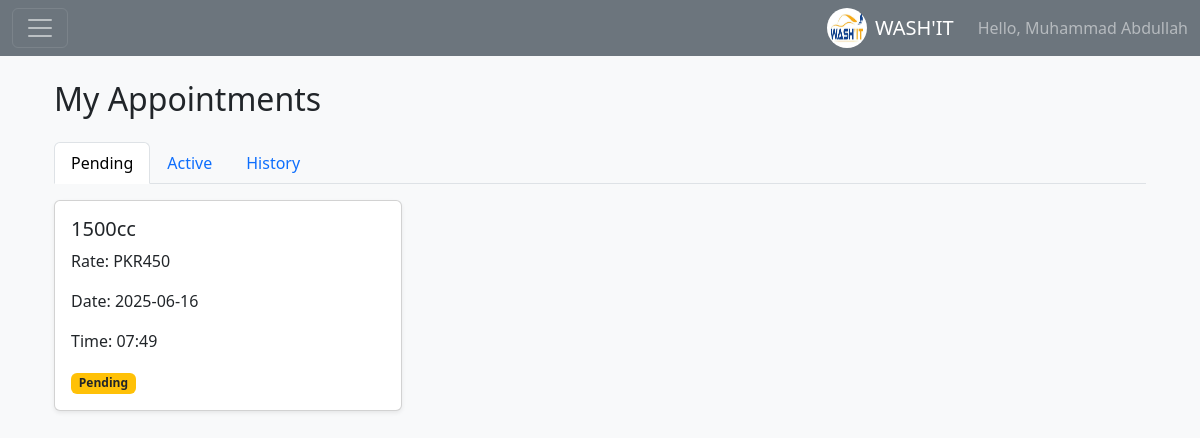
Screenshot of /appointments (signed in) with the database file from the repository.
### tables this page shows
CREATE TABLE appointments (
    id INTEGER PRIMARY KEY AUTOINCREMENT,
    user_id INTEGER,
    category_id INTEGER,
    status TEXT,
    start_time TEXT,
    FOREIGN KEY(user_id) REFERENCES users(id),
    FOREIGN KEY(category_id) REFERENCES car_categories(id)
);

CREATE TABLE car_categories (
    id INTEGER PRIMARY KEY AUTOINCREMENT,
    name TEXT NOT NULL,
    rate INTEGER NOT NULL
);

### app.py (the view)
@app.route('/appointments')
@login_required
def appointments():
    user_id = session['user_id']
    def split_datetime(row):
        dt = row['start_time']
        if dt:
            date_part, time_part = dt.split(' ')
            time_part = time_part[:5]  # get HH:MM only
        else:
            date_part, time_part = None, None
        appt = dict(row)
        appt['date'] = date_part
        appt['time'] = time_part
        return appt
    with get_db() as conn:
        pending_rows = conn.execute("""
            SELECT a.*, c.name AS car_name, c.rate
            FROM appointments a
            JOIN car_categories c ON a.category_id = c.id
            WHERE a.user_id=? AND a.status='pending'
        """, (user_id,)).fetchall()
        active_rows = conn.execute("""
            SELECT a.*, c.name AS car_name, c.rate
            FROM appointments a
            JOIN car_categories c ON a.category_id = c.id
            WHERE a.user_id=? AND a.status='active'
        """, (user_id,)).fetchall()
        history_rows = conn.execute("""
            SELECT a.*, c.name AS car_name, c.rate
            FROM appointments a
            JOIN car_categories c ON a.category_id = c.id
            WHERE a.user_id=? AND a.status='completed'
        """, (user_id,)).fetchall()
    pending = [split_datetime(row) for row in pending_rows]
    active = [split_datetime(row) for row in active_rows]
    history = [split_datetime(row) for row in history_rows]
    return render_template('appointments.html', pending=pending, active=active, history=history)

### app.py (called while the page is built)
def get_db():
    conn = sqlite3.connect(DATABASE)
    conn.row_factory = sqlite3.Row
    return conn

def login_required(f):
    @wraps(f)
    def decorated_function(*args, **kwargs):
        if session.get('user_id') is None:
            flash('Please sign in to access this page.', 'warning')
            return redirect(url_for('signin'))
        return f(*args, **kwargs)
    return decorated_function

### templates/appointments.html (shortened to what this page needs)
{% extends 'base.html' %}
{% block content %}
<div class="container mt-4">
    <h2 class="mb-4">My Appointments</h2>
    <ul class="nav nav-tabs" id="appointmentsTab" role="tablist">
        <li class="nav-item">
            <a class="nav-link active" id="pending-tab" data-bs-toggle="tab" href="#pending" role="tab">Pending</a>
        </li>
        <li class="nav-item">
            <a class="nav-link" id="active-tab" data-bs-toggle="tab" href="#active" role="tab">Active</a>
        </li>
        <li class="nav-item">
            <a class="nav-link" id="history-tab" data-bs-toggle="tab" href="#history" role="tab">History</a>
        </li>
    </ul>
    <div class="tab-content mt-3" id="appointmentsTabContent">
        <div class="tab-pane fade show active" id="pending" role="tabpanel">
            {% if pending %}
                <div class="row">
                    {% for appt in pending %}
                    <div class="col-md-4 mb-3">
                        <div class="card shadow-sm">
                            <div class="card-body">
                                <h5 class="card-title">{{ appt.car_name }}</h5>
                                <p class="card-text">Rate: PKR{{ appt.rate }}</p>
                                <p class="card-text">Date: {{ appt.date or 'N/A' }}</p>
                                <p class="card-text">Time: {{ appt.time or 'N/A' }}</p>
                                <span class="badge bg-warning text-dark">Pending</span>
                            </div>
                        </div>
                    </div>
                    {% endfor %}
                </div>
            {% else %}
                <p>No pending appointments.</p>
            {% endif %}
        </div>
    </div>
</div>
{% endblock %}

### static/css/style.css (style rules this page uses)
body { font-family: 'Segoe UI', sans-serif; margin: 0; padding: 0; min-height: 100vh; }

### rows the page displays
appointments: car_name "1500cc", rate "450", start_time "2025-06-16", time "07:49"

### other values shown
{{ session['user_name'] }} "Muhammad Abdullah"
